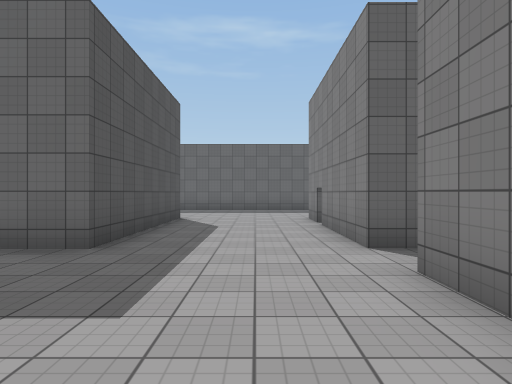
View 1 (above)

24 first-person views from a walk through a scene from a Unity 3-D project. The camera is 1.5 m above the floor, looks level and sees 75° across. The floor is counted in squares, 2 m on a side. Each view is taken from the middle of a square. On the plan, view 1 faces up. The plan holds only what a view shows up to about 11 squares ahead; the rest is blank. Surface patterns are stand-ins for the level's own textures.

View 2
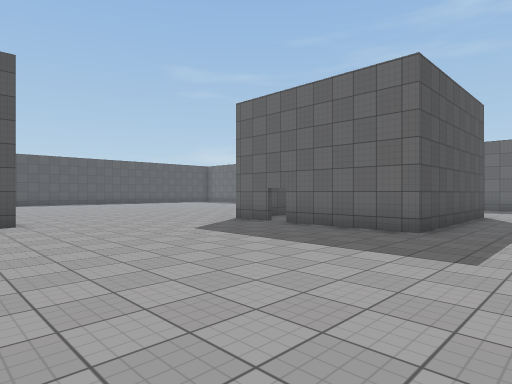

View 3
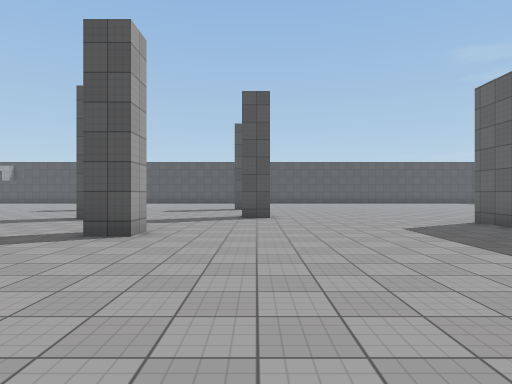

View 4
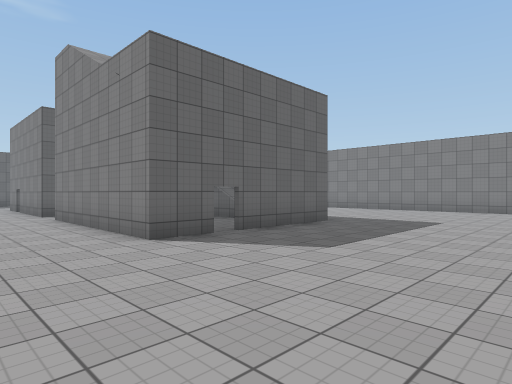

View 5
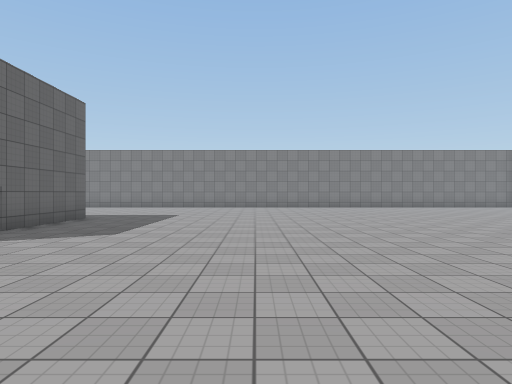

View 6
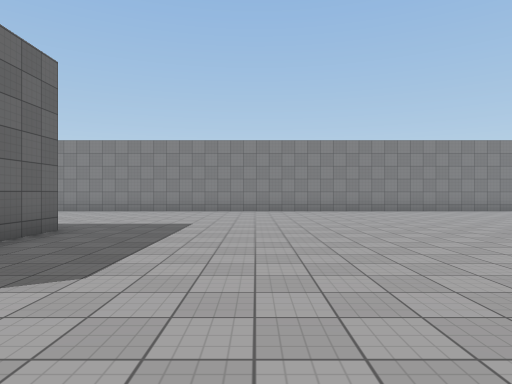

View 7
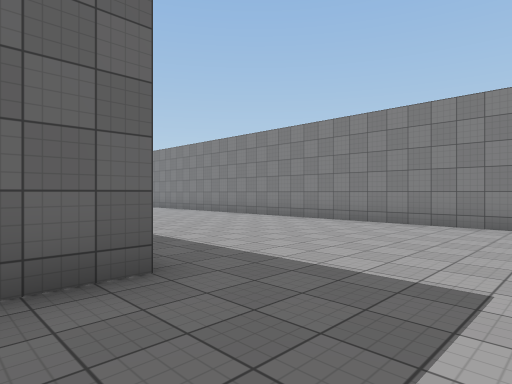

View 8
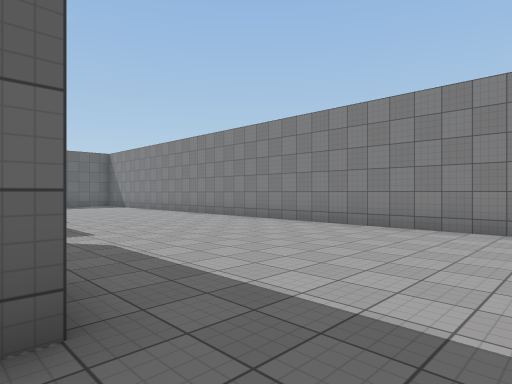

View 9
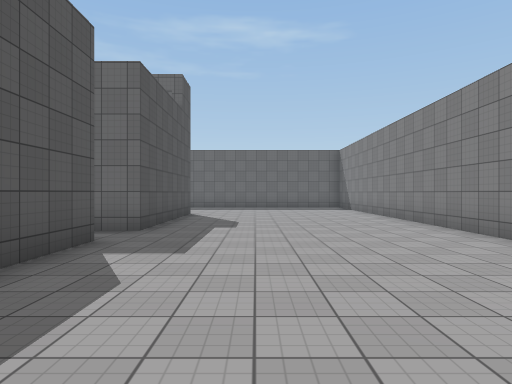

View 10
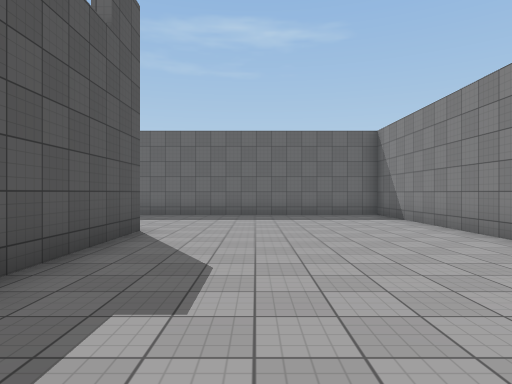

View 11
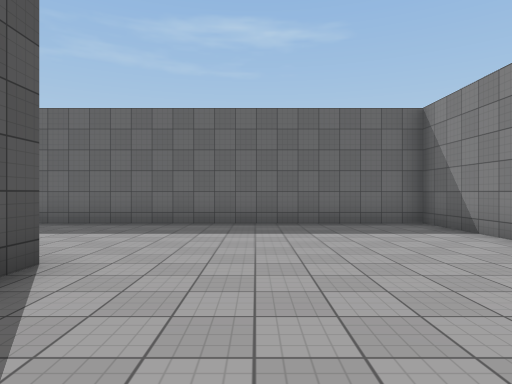

View 12
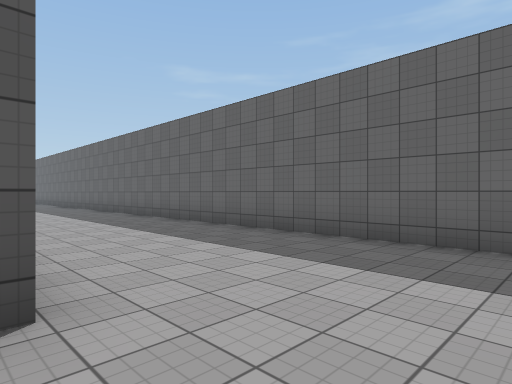

View 13
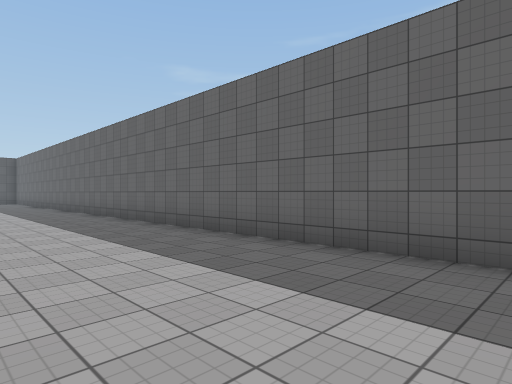

View 14
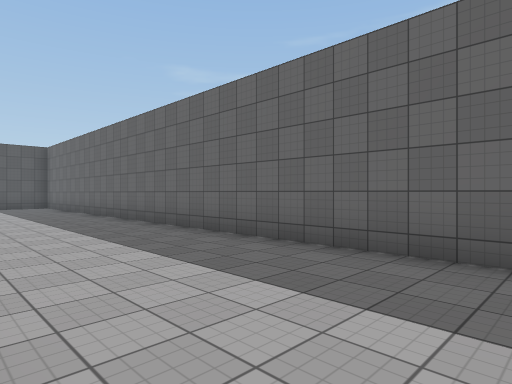

View 15
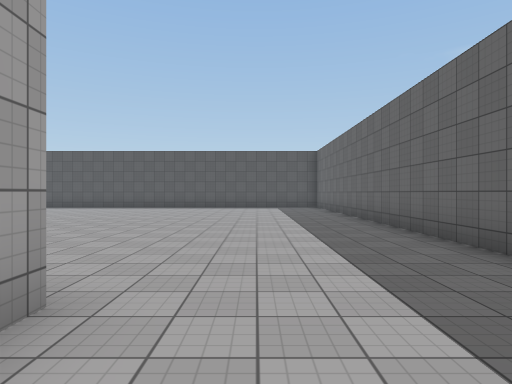

View 16
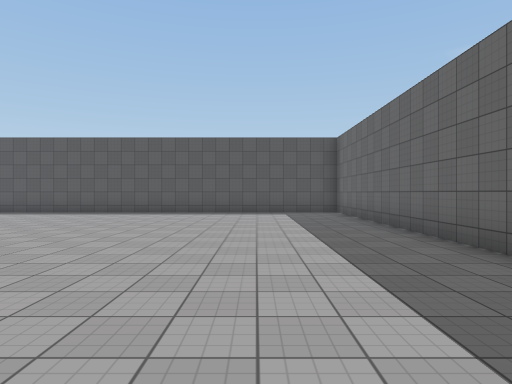

View 17
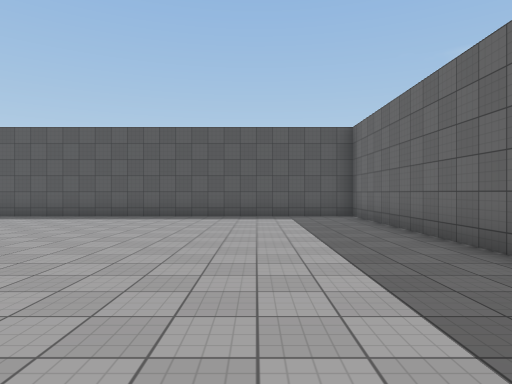

View 18
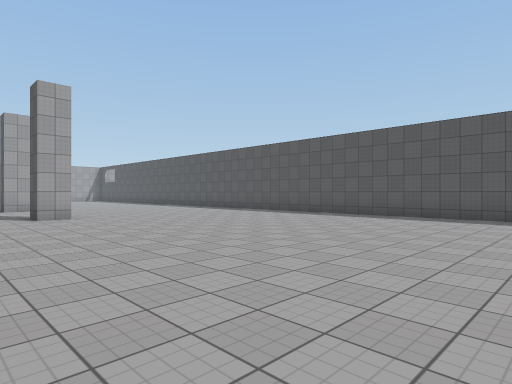

View 19
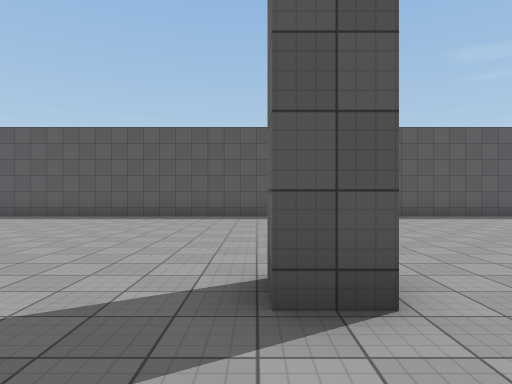

View 20
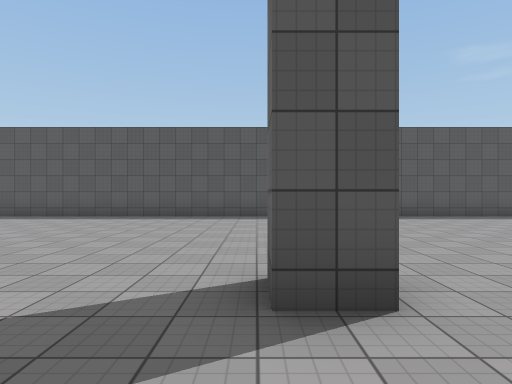

View 21
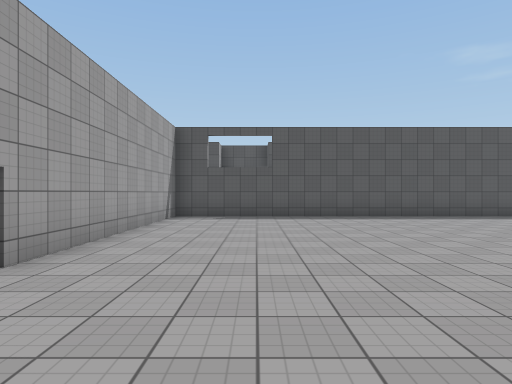

View 22
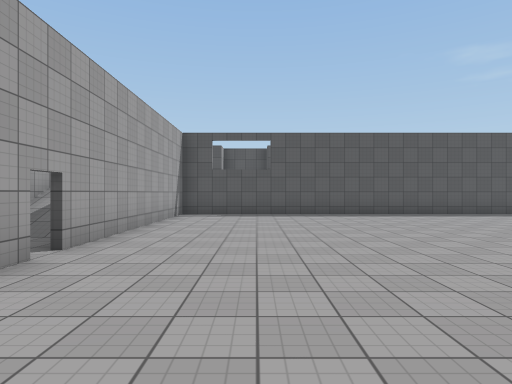

View 23
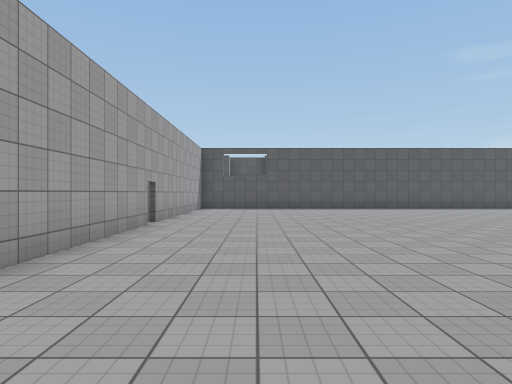

View 24
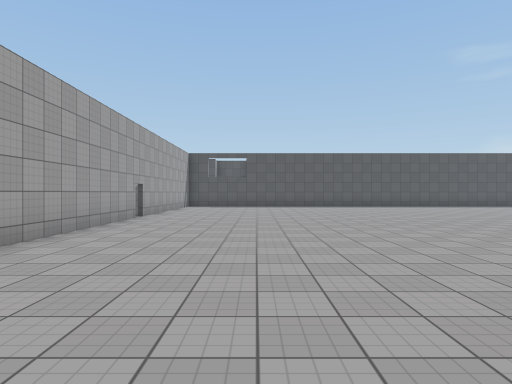

### Floor plan
Points are (right, up) in squares from view 1. A wall is a line through its corners. A room is listed if a view was taken in it or the views show most of it. See-through windows are left out.
Room 1 (views 1, 2, 3, 4, 5, 6, 7, 8, 9, 10, 11, 12, 13, 14, 15, 16, 17, 18, 19, 20, 21, 22, 23, 24)
walls: (-8.6, -0.5) (-8.6, -1.5); (2.9, -2.1) (1.5, -2.1) (1.5, 3.1); (-13.1, -6) (-13.1, -6.9) (-13.8, -6.9); (-5.9, 4.4) (-7.2, 4.4); (-14, -1.1) (-13.1, -1.1) (-13.1, -1.9) (-13.8, -1.9); (1.5, 4.4) (1.5, 7.6); (6.6, -2.1) (3.4, -2.1); (6.5, 3.1) (6.5, 1.1); (-7.2, 9.6) (-6.8, 9.6); (1.5, 8.2) (1.5, 9.4); (-2.2, 9.6) (-2.2, 4.4) (-5.4, 4.4); (-13.8, -19.5) (-8.5, -19.5); (6.8, 9.5) (6.8, 4.4) (5.9, 4.4); (13, -4) (13, 14) (-21.4, 14) (-21.4, -16.5); (-20.4, -19.5) (-14.2, -19.5); (-21.4, -18.5) (-21.4, -19.5)
ways out: opening at (-21, -17.5); opening at (-14, -20); opening at (3, -2)

Positions as (right, up) in squares from view 1, and headings:
1: (0, 0), facing up
2: (0, -2), facing up-left
3: (1, -1), facing left
4: (-1, -7), facing up-right
5: (-3, -7), facing right
6: (0, -6), facing right
7: (5, -5), facing up-right
8: (6, -4), facing up-right
9: (9, -2), facing up
10: (9, 3), facing up
11: (9, 6), facing up
12: (9, 9), facing up-left
13: (3, 10), facing up-left
14: (-4, 10), facing up-left
15: (-5, 11), facing left
16: (-9, 11), facing left
17: (-11, 11), facing left
18: (-11, 9), facing down-left
19: (-11, -2), facing left
20: (-11, -7), facing left
21: (-11, -17), facing left
22: (-10, -17), facing left
23: (-6, -17), facing left
24: (-4, -16), facing left
